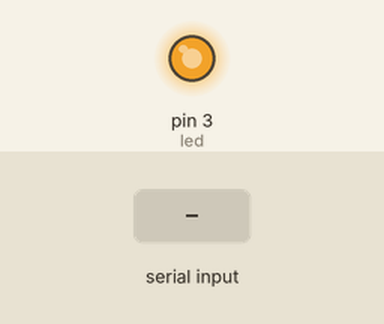
Bench run of a sketch on a simulated Arduino Uno, built with avr-gcc and run on an emulated ATmega328P. Shown: output pins drawn as LEDs (lit = HIGH). The inputs (shaded band) are chosen by the test bench.

Above: at 1.2 s.
1.3 s: "1" received over Serial
At 2.1 s:
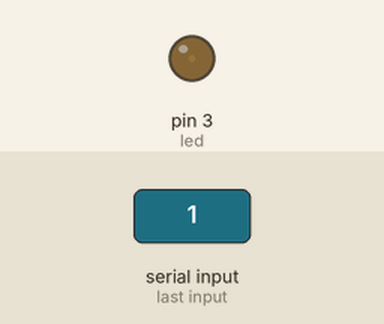
2.8 s: "0" received over Serial
At 3.2 s:
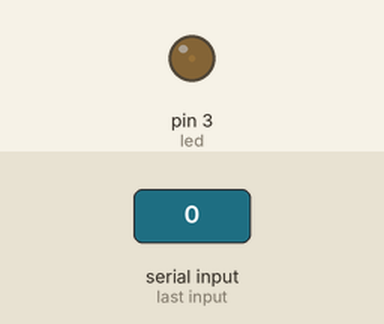
Timing chart, 0 to 5.8 s (numbered marks = the images above; inputs shaded):
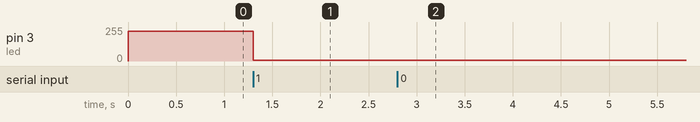

Measured:
- after the input at 1.3 s, pin 3 (led): 225/255 → 7/255 at once
- after the input at 2.8 s, pin 3 (led): 7/255 → 6/255 at once

The sketch:

Atur_LED_dengan_AnalogWrite_Processing.ino
```cpp
const int led = 3;
int brightness;

int read_val;

void setup() {
  // put your setup code here, to run once:

  Serial.begin (9600);
  pinMode (led, OUTPUT);

}

void loop() {
  // put your main code here, to run repeatedly

  if (Serial.available () > 0) {
    read_val = Serial.read ();
  }

  brightness = map (read_val,40,360,0,255);
  analogWrite (led, brightness);

}
```
